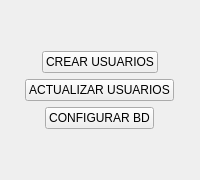
         <widget class="QWidget" name="widget_configuracion">
          <layout class="QVBoxLayout" name="verticalLayout_21">
           <item>
            <spacer name="verticalSpacer_3">
             <property name="orientation">
              <enum>Qt::Orientation::Vertical</enum>
             </property>
             <property name="sizeHint" stdset="0">
              <size>
               <width>20</width>
               <height>40</height>
              </size>
             </property>
            </spacer>
           </item>
           <item alignment="Qt::AlignmentFlag::AlignHCenter">
            <widget class="QPushButton" name="boton_crear_usuarios">
             <property name="cursor">
              <cursorShape>PointingHandCursor</cursorShape>
             </property>
             <property name="text">
              <string>CREAR USUARIOS</string>
             </property>
            </widget>
           </item>
           <item alignment="Qt::AlignmentFlag::AlignHCenter">
            <widget class="QPushButton" name="boton_v_actulizar_usuarios">
             <property name="cursor">
              <cursorShape>PointingHandCursor</cursorShape>
             </property>
             <property name="text">
              <string>ACTUALIZAR USUARIOS</string>
             </property>
            </widget>
           </item>
           <item alignment="Qt::AlignmentFlag::AlignHCenter">
            <widget class="QPushButton" name="boton_configurar_bd">
             <property name="cursor">
              <cursorShape>PointingHandCursor</cursorShape>
             </property>
             <property name="text">
              <string>CONFIGURAR BD</string>
             </property>
            </widget>
           </item>
           <item>
            <spacer name="verticalSpacer_2">
             <property name="orientation">
              <enum>Qt::Orientation::Vertical</enum>
             </property>
             <property name="sizeHint" stdset="0">
              <size>
               <width>20</width>
               <height>40</height>
              </size>
             </property>
            </spacer>
           </item>
          </layout>
         </widget>
